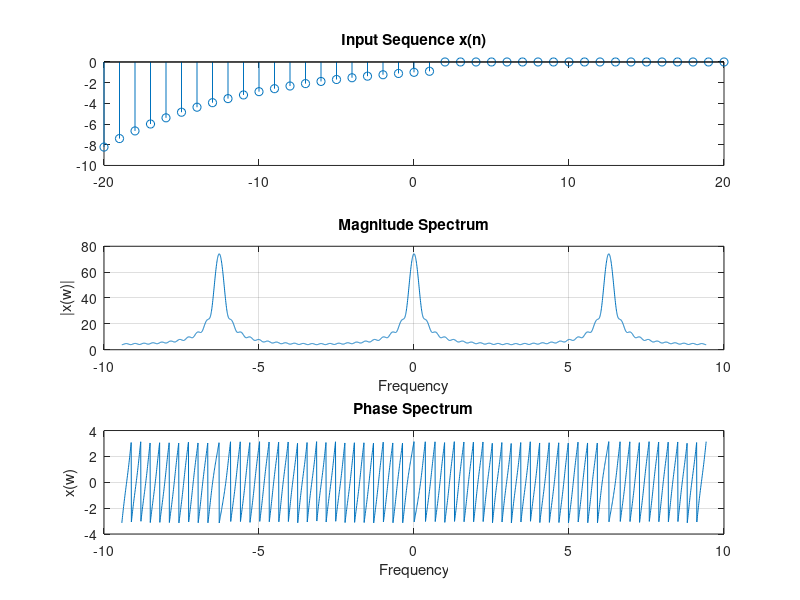

Write MATLAB code to recreate this figure.
n=[-20:20];
 u_n = (n<=1);
a=0.9;
xn=-a.^n.*u_n;
subplot(311);
stem(n,xn);
subplot(311);
stem(n,xn);
title('Input Sequence x(n)');
k=-1500:1500;
w=(pi/500).*k;
for a=1:length(w)
y(a) = sum(xn.*exp(-j*w(a)*n));
end
subplot(312);
plot(w,abs(y));
grid;
title('Magnitude Spectrum');
xlabel('Frequency');
ylabel('|x(w)|');
subplot(313);
plot(w,angle(y));
grid;
title('Phase Spectrum');
xlabel('Frequency');
ylabel('x(w)');

